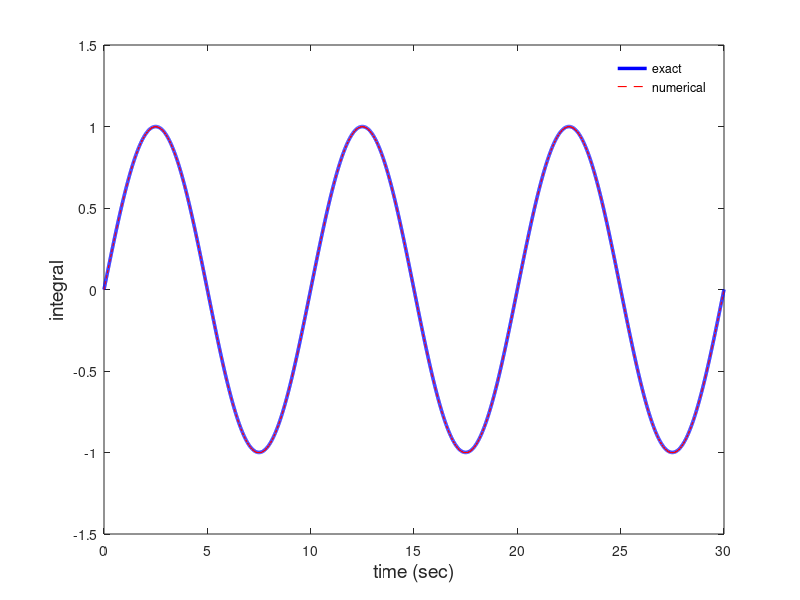
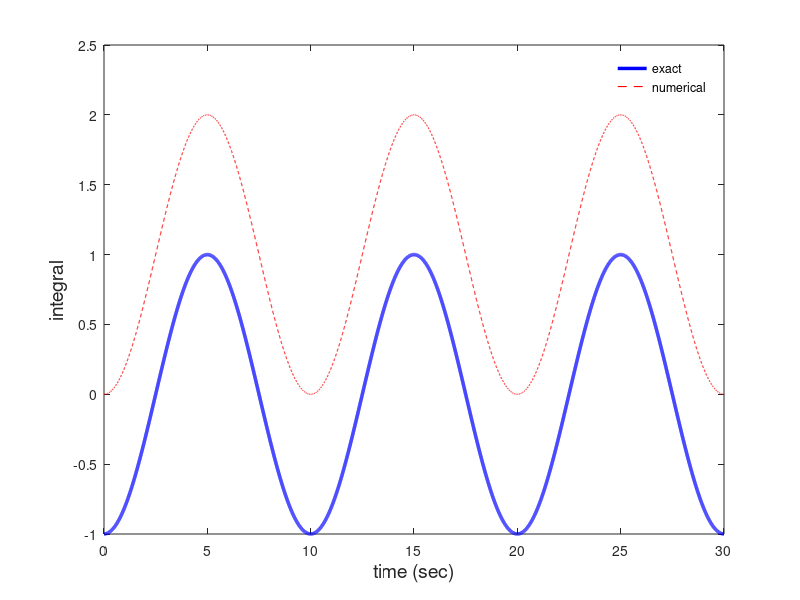
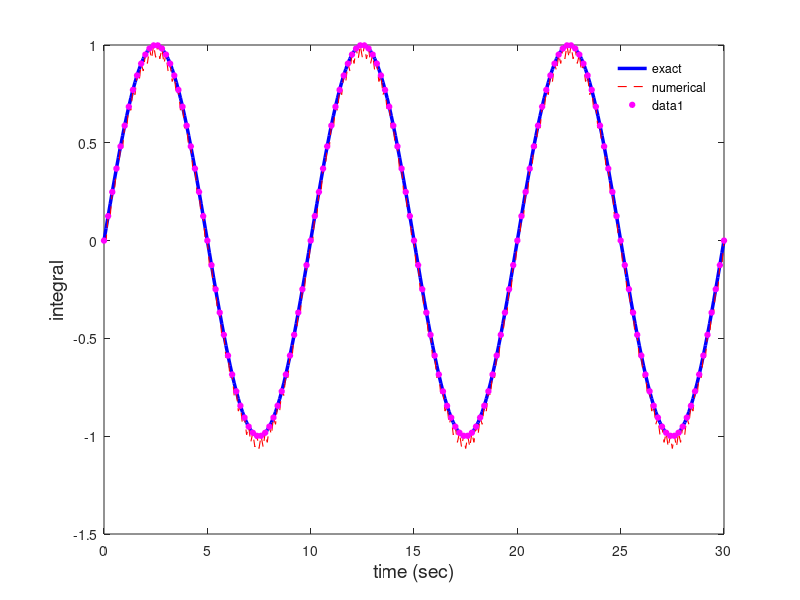

The MATLAB script that drew these images, in order:
clc
%------------------
% Example: Slide 8-10
%------------------

%------------------
% Create a "cos" function = 2*pi*0.1*sin(2*pi*0.1*t)
% and its integral is cos(2*pi*0.1*t)
%------------------
tt = (0:1/200:30)';
p_t = 2*pi*0.1*cos(2*pi*0.1*tt);
p_t_int = sin(2*pi*0.1*tt);

%------------------
% Use definition to calculate the integral
%------------------
p_t_int_cal = zeros(size(p_t_int));
%==
dt = tt(2)-tt(1);
for i = 3:length(tt)
    p_t_int_cal(i) = (2*dt)*1/6*(p_t(i-2)+ 4*p_t(i-1) + p_t(i)) + p_t_int_cal(i-2);
end

%------------------
% Plot
%------------------
figure();
set(gcf,'position',[50 50 900 600]);
plot(tt,p_t_int,'b-','linewidth',2.5);hold on
plot(tt,p_t_int_cal,'r--','linewidth',0.8);hold off
legend('exact','numerical');legend('boxoff');
xlabel('time (sec)','fontsize',14);
ylabel('integral','fontsize',14);

%------------------
% Create a "sin" function = 2*pi*0.1*sin(2*pi*0.1*t)
% and its integral is -cos(2*pi*0.1*t)
%------------------
tt = (0:1/200:30)';
p_t = 2*pi*0.1*sin(2*pi*0.1*tt);
p_t_int = -cos(2*pi*0.1*tt);

%------------------
% Use definition to calculate the integral
%------------------
p_t_int_cal = zeros(size(p_t_int));
%==
dt = tt(2)-tt(1);
for i = 3:length(tt)
    p_t_int_cal(i) = (2*dt)*1/6*(p_t(i-2)+ 4*p_t(i-1) + p_t(i)) + p_t_int_cal(i-2);
end

%------------------
% Plot
%------------------
figure();
set(gcf,'position',[50 50 900 600]);
plot(tt,p_t_int,'b-','linewidth',2.5);hold on
plot(tt,p_t_int_cal,'r--','linewidth',0.8);hold off
legend('exact','numerical');legend('boxoff');
xlabel('time (sec)','fontsize',14);
ylabel('integral','fontsize',14);

%------------------
% Create a "cos" function = 2*pi*0.1*sin(2*pi*0.1*t)
% and its integral is cos(2*pi*0.1*t)
%------------------
tt = (0:1/10:30)';
p_t = 2*pi*0.1*cos(2*pi*0.1*tt);
p_t_int = sin(2*pi*0.1*tt);

%------------------
% Use definition to calculate the integral
%------------------
p_t_int_cal = zeros(size(p_t_int));
%==
dt = tt(2)-tt(1);
for i = 3:length(tt)
    p_t_int_cal(i) = (2*dt)*1/6*(p_t(i-2)+ 4*p_t(i-1) + p_t(i)) + p_t_int_cal(i-2);
end

%------------------
% Plot
%------------------
figure();
set(gcf,'position',[50 50 900 600]);
plot(tt,p_t_int,'b-','linewidth',2.5);hold on
plot(tt,p_t_int_cal,'r--','linewidth',0.8);
legend('exact','numerical');legend('boxoff');
plot(tt(1:2:end),p_t_int_cal(1:2:end),'mo','markerfacecolor','m','markersize',4);hold off
xlabel('time (sec)','fontsize',14);
ylabel('integral','fontsize',14);